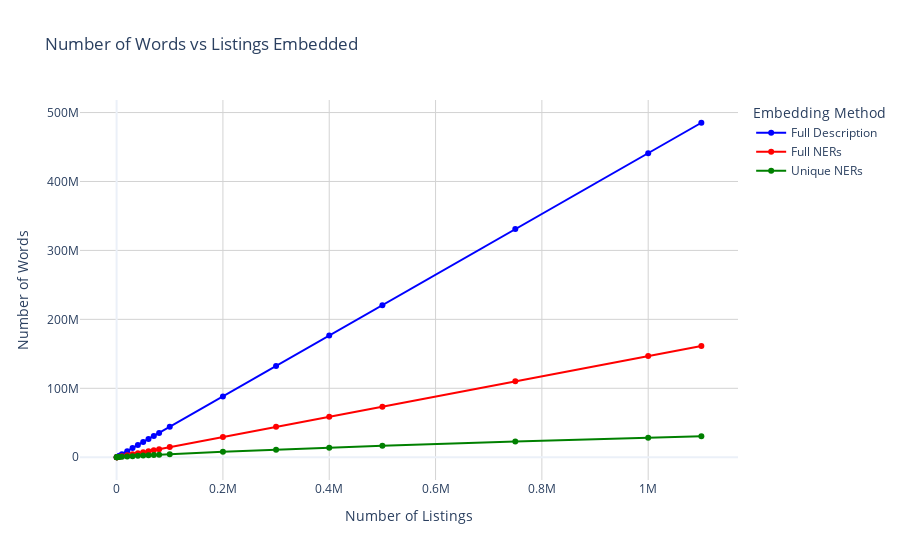

The cell this chart's notebook holds for it:
### Code cell
import pandas as pd
import plotly.graph_objects as go
from plotly.subplots import make_subplots

def calculate_embedding_metrics(df_sample):
    if 'description' not in df_sample.columns:
        raise ValueError("DataFrame must contain 'description' column")

    ner_columns = [
        'company_name', 'title', 'formatted_experience_level', 'job_functions',
        'industry_names', 'entities_TOOLS', 'entities_METHODS', 'entities_REMOTE',
        'entities_EXPERIENCE', 'entities_RESPONSABILITY'
    ]

    total_description_words = df_sample['description'].apply(lambda x: len(str(x).split())).sum()

    total_ner_words = 0
    all_ners = []
    for col in ner_columns:
        if col in df_sample.columns:
            total_ner_words += df_sample[col].apply(lambda x: sum(len(str(entity).split()) for entity in (x or []) if entity is not None)).sum()
            all_ners.extend([str(entity) for ner_list in df_sample[col].dropna() for entity in (ner_list or []) if entity is not None])

    unique_ners = set(all_ners)
    unique_ner_words = sum(len(entity.split()) for entity in unique_ners)

    return {
        'full_description_words': total_description_words,
        'full_ner_words': total_ner_words,
        'unique_ner_words': unique_ner_words
    }

def generate_plot_data(df, sample_sizes):
    plot_data = []
    for size in sample_sizes:
        sample = df.sample(n=size, random_state=42)
        metrics = calculate_embedding_metrics(sample)
        metrics['sample_size'] = size
        plot_data.append(metrics)
    return pd.DataFrame(plot_data)

# Example usage:
# Assuming 'data_ner' is your full DataFrame
sample_sizes = [100, 500, 1000, 5000, 10000, 20000, 30000, 40000, 50000, 60000, 70000, 80000, 100_000, 200_000,300_000,400_000,500_000,750_000,1_000_000,int(len(data_ner))]  # Adjust as needed
plot_data = generate_plot_data(data_ner, sample_sizes)

# Create the Plotly figure
fig = make_subplots(rows=1, cols=1, shared_xaxes=True)

# Add traces for each metric
fig.add_trace(
    go.Scatter(x=plot_data['sample_size'], y=plot_data['full_description_words'],
               mode='lines+markers', name='Full Description', line=dict(color='blue'))
)
fig.add_trace(
    go.Scatter(x=plot_data['sample_size'], y=plot_data['full_ner_words'],
               mode='lines+markers', name='Full NERs', line=dict(color='red'))
)
fig.add_trace(
    go.Scatter(x=plot_data['sample_size'], y=plot_data['unique_ner_words'],
               mode='lines+markers', name='Unique NERs', line=dict(color='green'))
)

# Update layout
fig.update_layout(
    title='Number of Words vs Listings Embedded',
    xaxis_title='Number of Listings',
    yaxis_title='Number of Words',
    legend_title='Embedding Method',
    hovermode='x unified',
    template='plotly_white'
)

# Add gridlines
fig.update_xaxes(showgrid=True, gridwidth=1, gridcolor='LightGrey')
fig.update_yaxes(showgrid=True, gridwidth=1, gridcolor='LightGrey')

# Show the plot
fig.show()

### Figure 1 — Plotly figure (JSON) as saved in the notebook; plotly's stock layout.template omitted (floating-point values rounded to 4 significant figures)
{"data": [{"line": {"color": "blue"}, "mode": "lines+markers", "name": "Full Description", "type": "scatter", "x": [100, 500, 1000, 5000, 10000, 20000, 30000, 40000, 50000, 60000, 70000, 80000, 100000, 200000, 300000, 400000, 500000, 750000, 1000000, 1100000], "y": [45429, 222923, 437720, 2204347, 4410374, 8805296, 13287638, 17713376, 22142063, 26534479, 30913084, 35334756, 44233587, 88303276, 132430338, 176436804, 220498518, 330925174, 441118794, 485198715]}, {"line": {"color": "red"}, "mode": "lines+markers", "name": "Full NERs", "type": "scatter", "x": [100, 500, 1000, 5000, 10000, 20000, 30000, 40000, 50000, 60000, 70000, 80000, 100000, 200000, 300000, 400000, 500000, 750000, 1000000, 1100000], "y": [15900, 74619, 146785, 734037, 1467937, 2926677, 4416469, 5890634, 7370169, 8835057, 10294907, 11765818, 14733703, 29392700, 44084021, 58748703, 73423981, 110132235, 146829179, 161513198]}, {"line": {"color": "green"}, "mode": "lines+markers", "name": "Unique NERs", "type": "scatter", "x": [100, 500, 1000, 5000, 10000, 20000, 30000, 40000, 50000, 60000, 70000, 80000, 100000, 200000, 300000, 400000, 500000, 750000, 1000000, 1100000], "y": [9035, 38027, 69423, 315700, 588397, 1097011, 1594913, 2051321, 2491772, 2905745, 3311304, 3712193, 4501750, 7931130, 11021908, 13865067, 16561770, 22706130, 28279445, 30412782]}], "layout": {"hovermode": "x unified", "legend": {"title": {"text": "Embedding Method"}}, "title": {"text": "Number of Words vs Listings Embedded"}, "xaxis": {"anchor": "y", "domain": [0, 1], "gridcolor": "LightGrey", "gridwidth": 1, "showgrid": true, "title": {"text": "Number of Listings"}}, "yaxis": {"anchor": "x", "domain": [0, 1], "gridcolor": "LightGrey", "gridwidth": 1, "showgrid": true, "title": {"text": "Number of Words"}}}}
